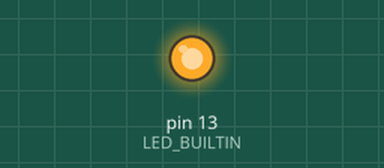
Recording of a sketch running on a simulated Arduino Uno, built with avr-gcc and run on an emulated ATmega328P. Shown: output pins drawn as LEDs (lit = HIGH).

Above: at 0.1 s.
At 6.8 s:
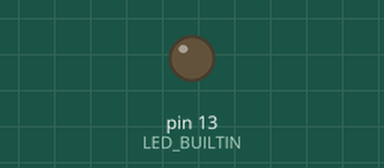
Timing chart, 0 to 8.3 s (numbered marks = the images above):
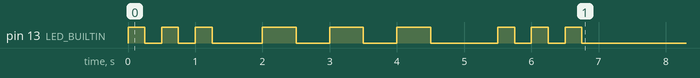

The sketch:

sos.ino
```cpp
int DASH = 500;
int DOT = 250;

// the setup function runs once when you press reset or power the board
void setup() {
  // initialize digital pin LED_BUILTIN as an output.
  pinMode(LED_BUILTIN, OUTPUT);
  sos();
}

void flash(int t)
{
  digitalWrite(LED_BUILTIN, HIGH);   // turn the LED on (HIGH is the voltage level)
  delay(t);
  digitalWrite(LED_BUILTIN, LOW);
  delay(t);
}

void sos()
{
  flash(DOT);
  flash(DOT);
  flash(DOT);
  delay(500);
  flash(DASH);
  flash(DASH);
  flash(DASH);
  delay(500);
  flash(DOT);
  flash(DOT);
  flash(DOT);
  delay(1000);
}

// the loop function runs over and over again forever
void loop() {

}
```
